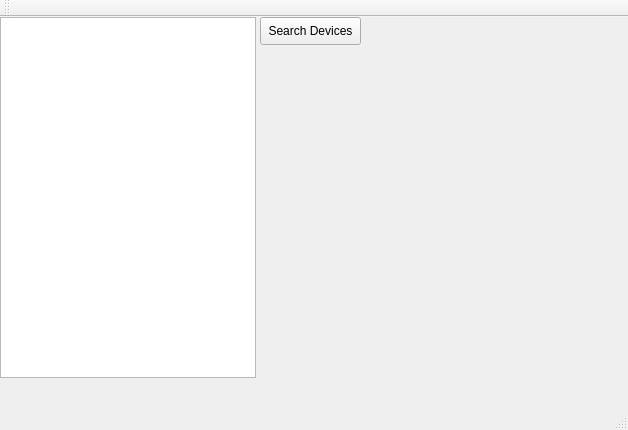
<?xml version="1.0" encoding="UTF-8"?>
<ui version="4.0">
 <class>MainWindow</class>
 <widget class="QMainWindow" name="MainWindow">
  <property name="geometry">
   <rect>
    <x>0</x>
    <y>0</y>
    <width>628</width>
    <height>430</height>
   </rect>
  </property>
  <property name="windowTitle">
   <string>MainWindow</string>
  </property>
  <widget class="QWidget" name="centralWidget">
   <widget class="QPushButton" name="btnSearchDevices">
    <property name="geometry">
     <rect>
      <x>260</x>
      <y>0</y>
      <width>101</width>
      <height>28</height>
     </rect>
    </property>
    <property name="text">
     <string>Search Devices</string>
    </property>
    <property name="checkable">
     <bool>false</bool>
    </property>
   </widget>
   <widget class="QListView" name="listView">
    <property name="geometry">
     <rect>
      <x>0</x>
      <y>0</y>
      <width>256</width>
      <height>361</height>
     </rect>
    </property>
   </widget>
  </widget>
  <widget class="QMenuBar" name="menuBar">
   <property name="geometry">
    <rect>
     <x>0</x>
     <y>0</y>
     <width>628</width>
     <height>26</height>
    </rect>
   </property>
  </widget>
  <widget class="QToolBar" name="mainToolBar">
   <attribute name="toolBarArea">
    <enum>TopToolBarArea</enum>
   </attribute>
   <attribute name="toolBarBreak">
    <bool>false</bool>
   </attribute>
  </widget>
  <widget class="QStatusBar" name="statusBar"/>
 </widget>
 <layoutdefault spacing="6" margin="11"/>
 <resources/>
 <connections/>
</ui>
